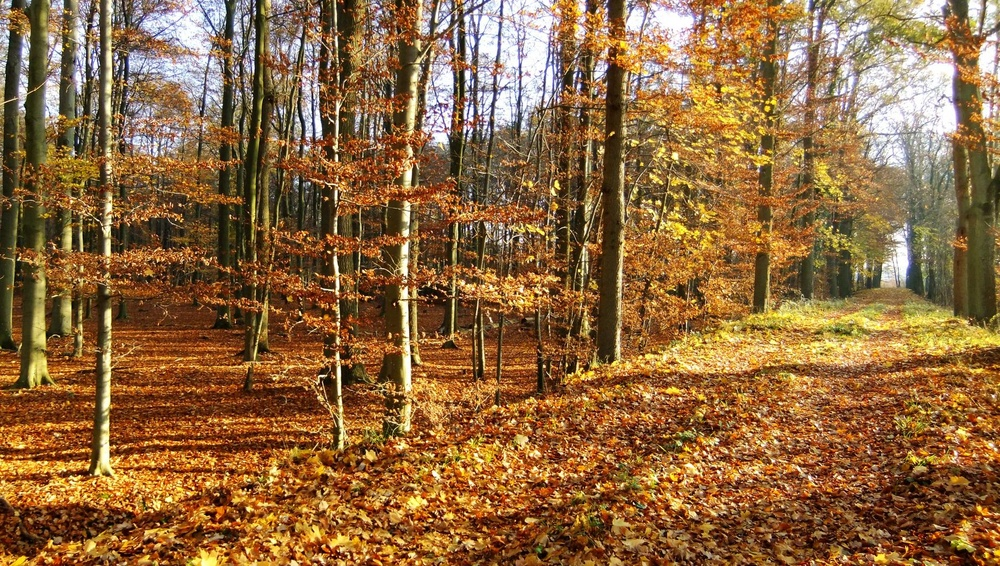
%> input picture digital-labs/lab-pack/resources/autumn_woodland_natural_woods.jpg, 1000 x 566 px, shrunk from 1808 x 1024 before the run
$ octave --eval "result = computeDFTSpectra(imread('autumn_woodland_natural_woods.jpg'));"   (GNU Octave 9; MATLAB toolbox functions it lacks are replaced by stand-ins)
%> lines starting %> are read from the running program, lines starting %| are printed output that depends on the picture
function [amplitude, phase] = computeDFTSpectra(img)
% COMPUTEDFTSPECTRA  2D DFT amplitude and phase spectra of an image.
%   [amplitude, phase] = computeDFTSpectra(img) computes the 2D DFT of
%   img (converted to grayscale double if needed), shifts it so DC sits
%   at the centre of the map, and returns the amplitude (magnitude) and
%   phase as two maps the same size as img.

if size(img, 3) == 3
    img = im2gray(img);
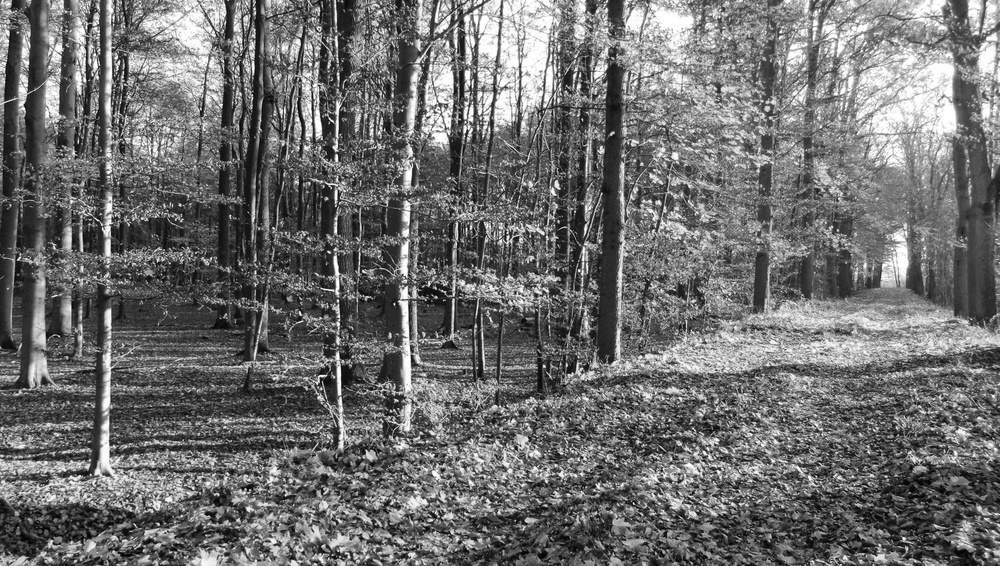
%> img: size 566x1000 uint8; min 2, max 255, mean 110.4
end
img = im2double(img);
%> img: size 566x1000 double

F = fftshift(fft2(img));

amplitude = abs(F);
phase     = angle(F);
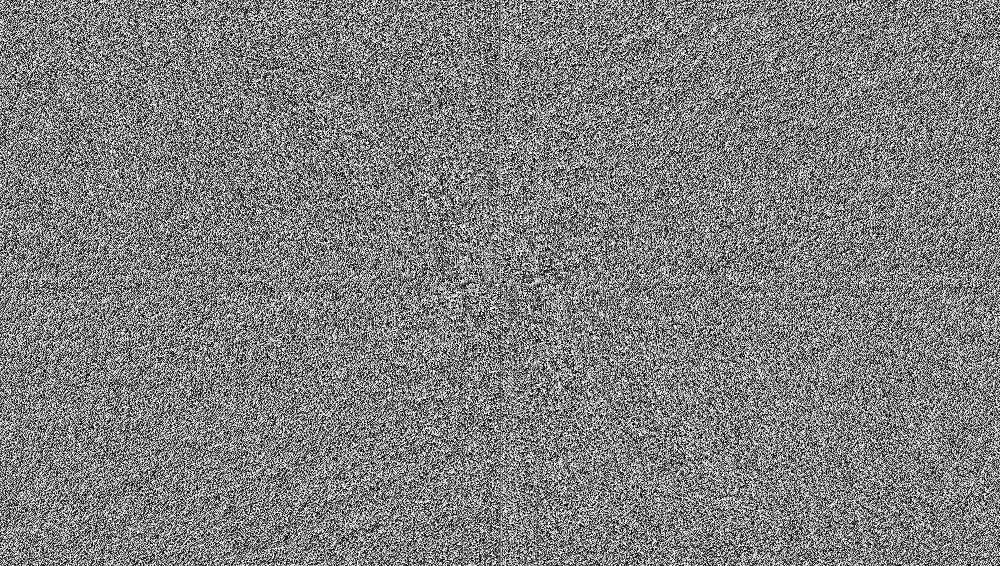
%> phase: size 566x1000 double; min -3.14, max 3.14, mean -5.4e-19; drawn with min black and max white

end

$ run again, on digital-labs/lab-pack/resources/brick_wall_bricks_wall_0.jpg
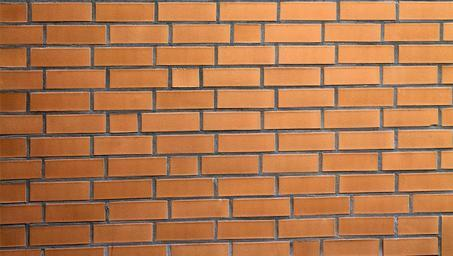
%> input picture digital-labs/lab-pack/resources/brick_wall_bricks_wall_0.jpg, 453 x 256 px
%> in computeDFTSpectra, `img = im2gray(img);`:
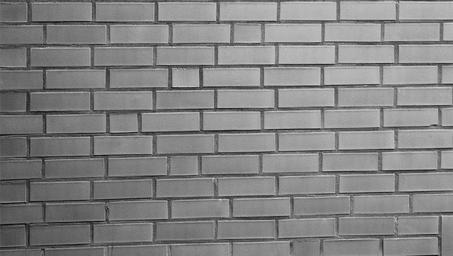
%> img: size 256x453 uint8; min 4, max 218, mean 131.8
%> in computeDFTSpectra, `phase     = angle(F);`:
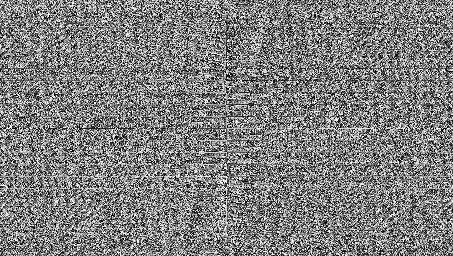
%> phase: size 256x453 double; min -3.14, max 3.14, mean 2.71e-05; drawn with min black and max white

$ run again, on digital-labs/lab-pack/resources/forest_air_trees_nature.jpg
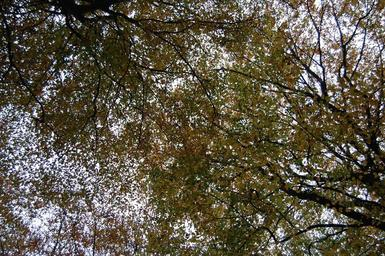
%> input picture digital-labs/lab-pack/resources/forest_air_trees_nature.jpg, 385 x 256 px
%> in computeDFTSpectra, `img = im2gray(img);`:
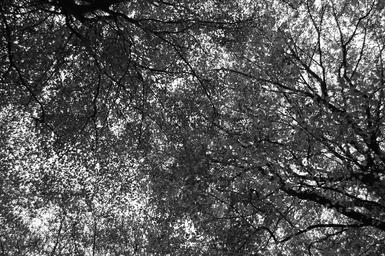
%> img: size 256x385 uint8; min 0, max 255, mean 86
%> in computeDFTSpectra, `phase     = angle(F);`:
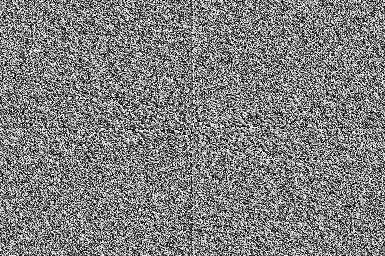
%> phase: size 256x385 double; min -3.14, max 3.14, mean 3.19e-05; drawn with min black and max white
